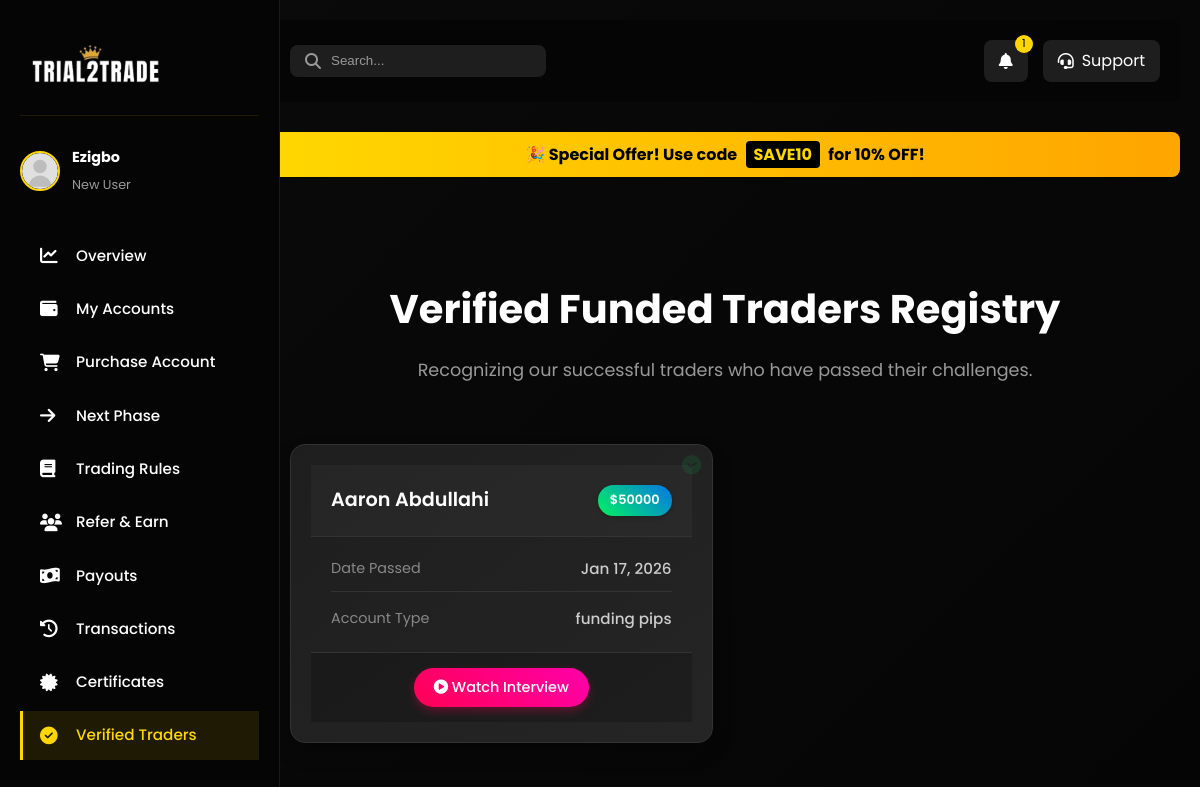
Page /dashboard-verified-traders/ (signed in) on the earlier database version.
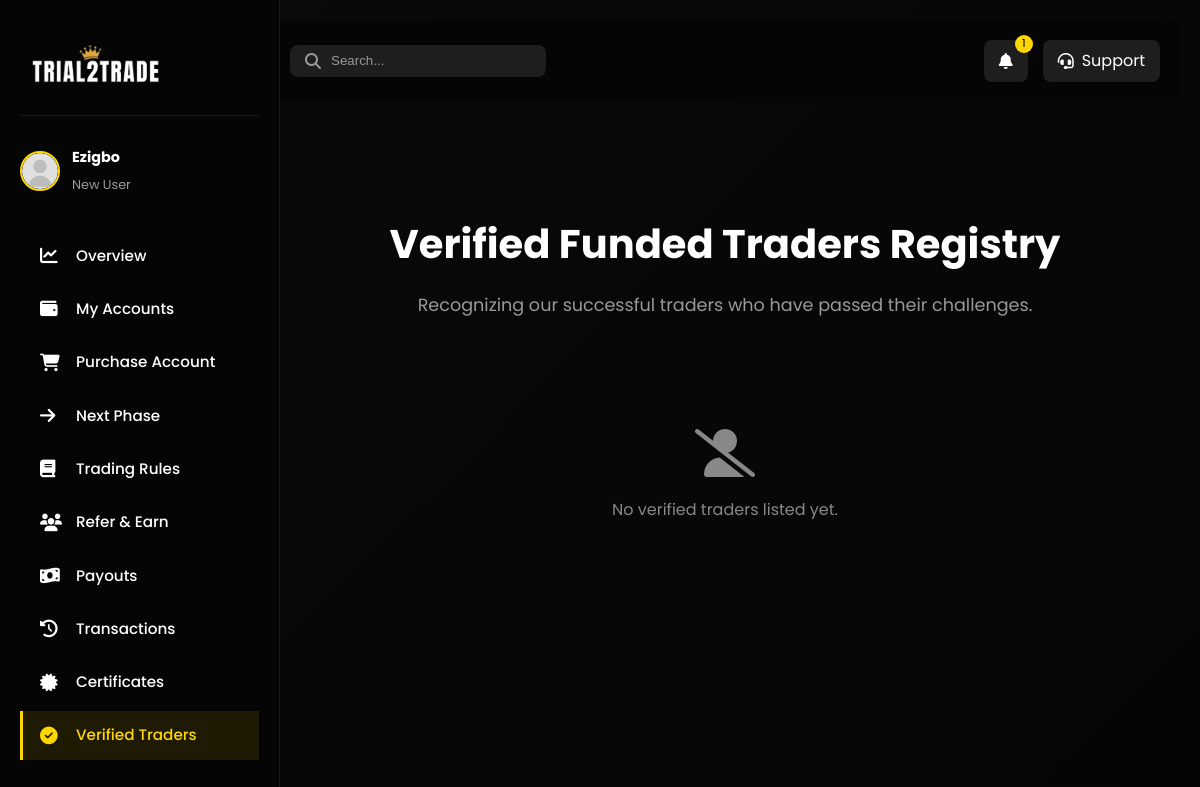
Same page on the later database version.
### main/models.py (models this page shows, shortened)
class DiscountCode(models.Model):
    code = models.CharField(max_length=50, unique=True)
    percentage = models.PositiveIntegerField(default=0)
    is_active = models.BooleanField(default=True)
    created_at = models.DateTimeField(auto_now_add=True)

class VerifiedTrader(models.Model):
    full_name = models.CharField(max_length=200)
    date_passed = models.DateField()
    account_size = models.CharField(max_length=20)
    prop_account_purchased = models.CharField(max_length=100)
    interviewed = models.BooleanField(default=False)
    interview_link = models.URLField(blank=True, null=True)
    created_at = models.DateTimeField(auto_now_add=True)

### main/views.py (the view)
# urls.py: path('dashboard-verified-traders/', views.dashboard_verified_traders, name='dashboard_verified_traders'),
@login_required(login_url='/login_user')
def dashboard_verified_traders(request):
    verified_traders = VerifiedTrader.objects.all().order_by('-date_passed')
    context = {
        'verified_traders': verified_traders,
        'global_alert': get_active_global_alert(),
    }
    return render(request, 'main/dashboard-verified-traders.html', context)

### main/context_processors.py (called while the page is built)
def active_discount_code(request):
    active_code = DiscountCode.objects.filter(is_active=True).order_by('-created_at').first()
    return {'active_discount_code': active_code}

def announcement_count(request):
    count = Announcement.objects.filter(is_published=True).count()
    return {'announcement_count': count}

### main/views.py (called while the page is built)
def get_active_global_alert():
    try:
        from .models import GlobalAlert
        return GlobalAlert.objects.filter(is_active=True).order_by('-created_at').first()
    except Exception:
        return None

### main/templates/main/dashboard-verified-traders.html (shortened to what the changed rows need)
{% load static %}
<!DOCTYPE html>
<html lang="en">
<head>
    <link rel="stylesheet" href="{% static 'css/style.css' %}">
    <link rel="stylesheet" href="{% static 'css/dashboard.css' %}">
    <link rel="stylesheet" href="{% static 'css/dashboard-nav.css' %}">
    <link rel="stylesheet" href="https://cdnjs.cloudflare.com/ajax/libs/font-awesome/6.4.0/css/all.min.css">
    <link rel="stylesheet" href="{% static 'css/mobile-nav.css' %}">
</head>
<body>
    <main class="dashboard-content">
        <header class="dashboard-header">
            <div class="header-search">
            </div>
            <div class="header-actions">
            </div>
        </header>
        {% if active_discount_code %}
        <div class="discount-banner" style="background: linear-gradient(90deg, #FFD700, #FFA500); color: #000; padding: 10px; text-align: center; font-weight: bold; margin-bottom: 20px; border-radius: 8px; margin-top: 20px;">
            🎉 Special Offer! Use code <span style="background: #000; color: #FFD700; padding: 2px 8px; border-radius: 4px; margin: 0 5px;">{{ active_discount_code.code }}</span> for {{ active_discount_code.percentage }}% OFF!
        </div>
        {% endif %}
        <section class="dashboard-section active">
            <div class="section-header">
                <h2>Verified Funded Traders Registry</h2>
            </div>
            <div class="traders-grid">
                {% for trader in verified_traders %}
                <div class="trader-card">
                    <i class="fas fa-check-circle verified-badge"></i>
                    <div class="trader-card-header">
                        <h3 class="trader-name">{{ trader.full_name }}</h3>
                        <span class="account-badge">${{ trader.account_size }}</span>
                    </div>
                    <div class="trader-card-body">
                        <div class="info-row">
                            <span class="info-label">Date Passed</span>
                            <span class="info-value">{{ trader.date_passed|date:"M d, Y" }}</span>
                        </div>
                        <div class="info-row">
                            <span class="info-label">Account Type</span>
                            <span class="info-value">{{ trader.prop_account_purchased }}</span>
                        </div>
                    </div>
                    <div class="interview-section">
                        {% if trader.interview_link %}
                            <a href="{{ trader.interview_link }}" target="_blank" class="interview-btn">
                                <i class="fas fa-play-circle"></i> Watch Interview
                            </a>
                        {% endif %}
                    </div>
                </div>
                {% empty %}
                <div style="grid-column: 1 / -1; text-align: center; padding: 50px; color: #888;">
                    <i class="fas fa-user-slash" style="font-size: 3rem; margin-bottom: 20px;"></i>
                    <p>No verified traders listed yet.</p>
                </div>
                {% endfor %}
            </div>
        </section>
    </main>
</body>
</html>

Differences in the rows shown:
removed DiscountCode: code "SAVE10", percentage "10"
removed VerifiedTrader: full_name "Aaron Abdullahi", account_size "50000", date_passed "Jan 17, 2026", prop_account_purchased "funding pips"
Other differences:
text no longer shown: "🎉 Special Offer! Use code for % OFF!"
text now shown: "No verified traders listed yet."
